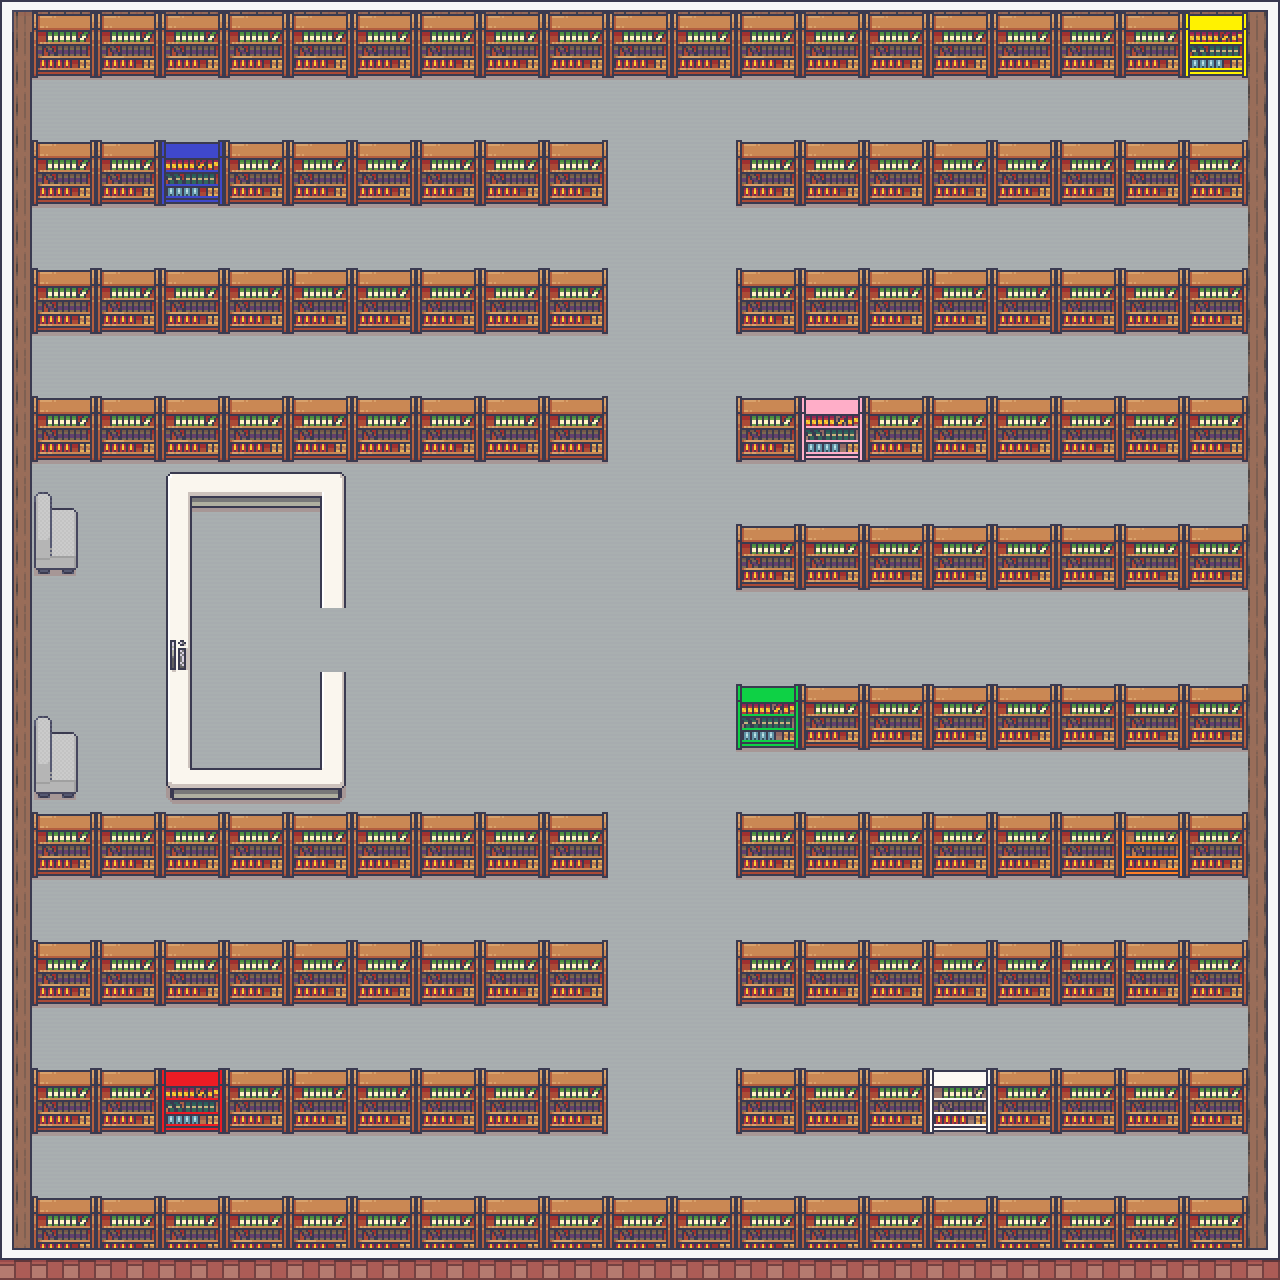

Below is a game level as drawn by its tile map, then a one-line description and the .tmx that defines it (tile-layer data replaced by summaries):
An orthogonal 40x40 tile map with 32x32 px tiles, 4 tile layers (Chão, Camada de Tiles 3, Objetos, Camada de Tiles 4), 2 tilesets and 8 objects (EstanteAmarela, EstanteAzul, EstanteRosa, EstanteVerde, EstanteLaranja, ...).

<map version="1.5" tiledversion="1.7.2" orientation="orthogonal" renderorder="right-down" width="40" height="40" tilewidth="32" tileheight="32" infinite="0" nextlayerid="7" nextobjectid="14">
 <tileset firstgid="1" source="Interiors_free_32x32.tsx" />
 <tileset firstgid="1425" source="Room_Builder_free_32x32.tsx" />
 <layer id="1" name="Chão" width="40" height="40">
  <data>[1600 cells, 1561 non-empty, 7 distinct tile ids]</data>
 </layer>
 <layer id="4" name="Camada de Tiles 3" width="40" height="40">
  <data>[1600 cells, 480 non-empty, 27 distinct tile ids]</data>
 </layer>
 <layer id="2" name="Objetos" width="40" height="40">
  <data>[1600 cells, 506 non-empty, 43 distinct tile ids]</data>
 </layer>
 <layer id="6" name="Camada de Tiles 4" width="40" height="40">
  <data>[1600 cells, 274 non-empty, 12 distinct tile ids]</data>
 </layer>
 <objectgroup id="3" name="Estantes" visible="0">
  <object id="2" name="EstanteAmarela" x="1151.66" y="7" width="97.3334" height="107">
   <properties>
    <property name="Cor" value="Amarelo" />
   </properties>
  </object>
  <object id="4" name="EstanteAzul" x="126.97" y="112" width="129.333" height="125">
   <properties>
    <property name="Cor" value="Azul" />
   </properties>
  </object>
  <object id="6" name="EstanteRosa" x="768.5" y="366.5" width="126.5" height="129.5">
   <properties>
    <property name="Cor" value="Rosa" />
   </properties>
  </object>
  <object id="7" name="EstanteVerde" x="704" y="639" width="128" height="144">
   <properties>
    <property name="Cor" value="Verde" />
   </properties>
  </object>
  <object id="8" name="EstanteLaranja" x="1090" y="781" width="126.333" height="126">
   <properties>
    <property name="Cor" value="Laranja" />
   </properties>
  </object>
  <object id="10" name="EstanteVermelha" x="128" y="1035.5" width="127" height="136.5">
   <properties>
    <property name="Cor" value="Vermelho" />
   </properties>
  </object>
  <object id="12" name="EstanteBranca" x="896" y="1037.5" width="127.667" height="132.5">
   <properties>
    <property name="Cor" value="Branca" />
   </properties>
  </object>
  <object id="13" name="LocalDeEntrega" x="190" y="508.667" width="130" height="258">
   <properties>
    <property name="LocalDeEntrega" type="bool" value="true" />
   </properties>
  </object>
 </objectgroup>
</map>
